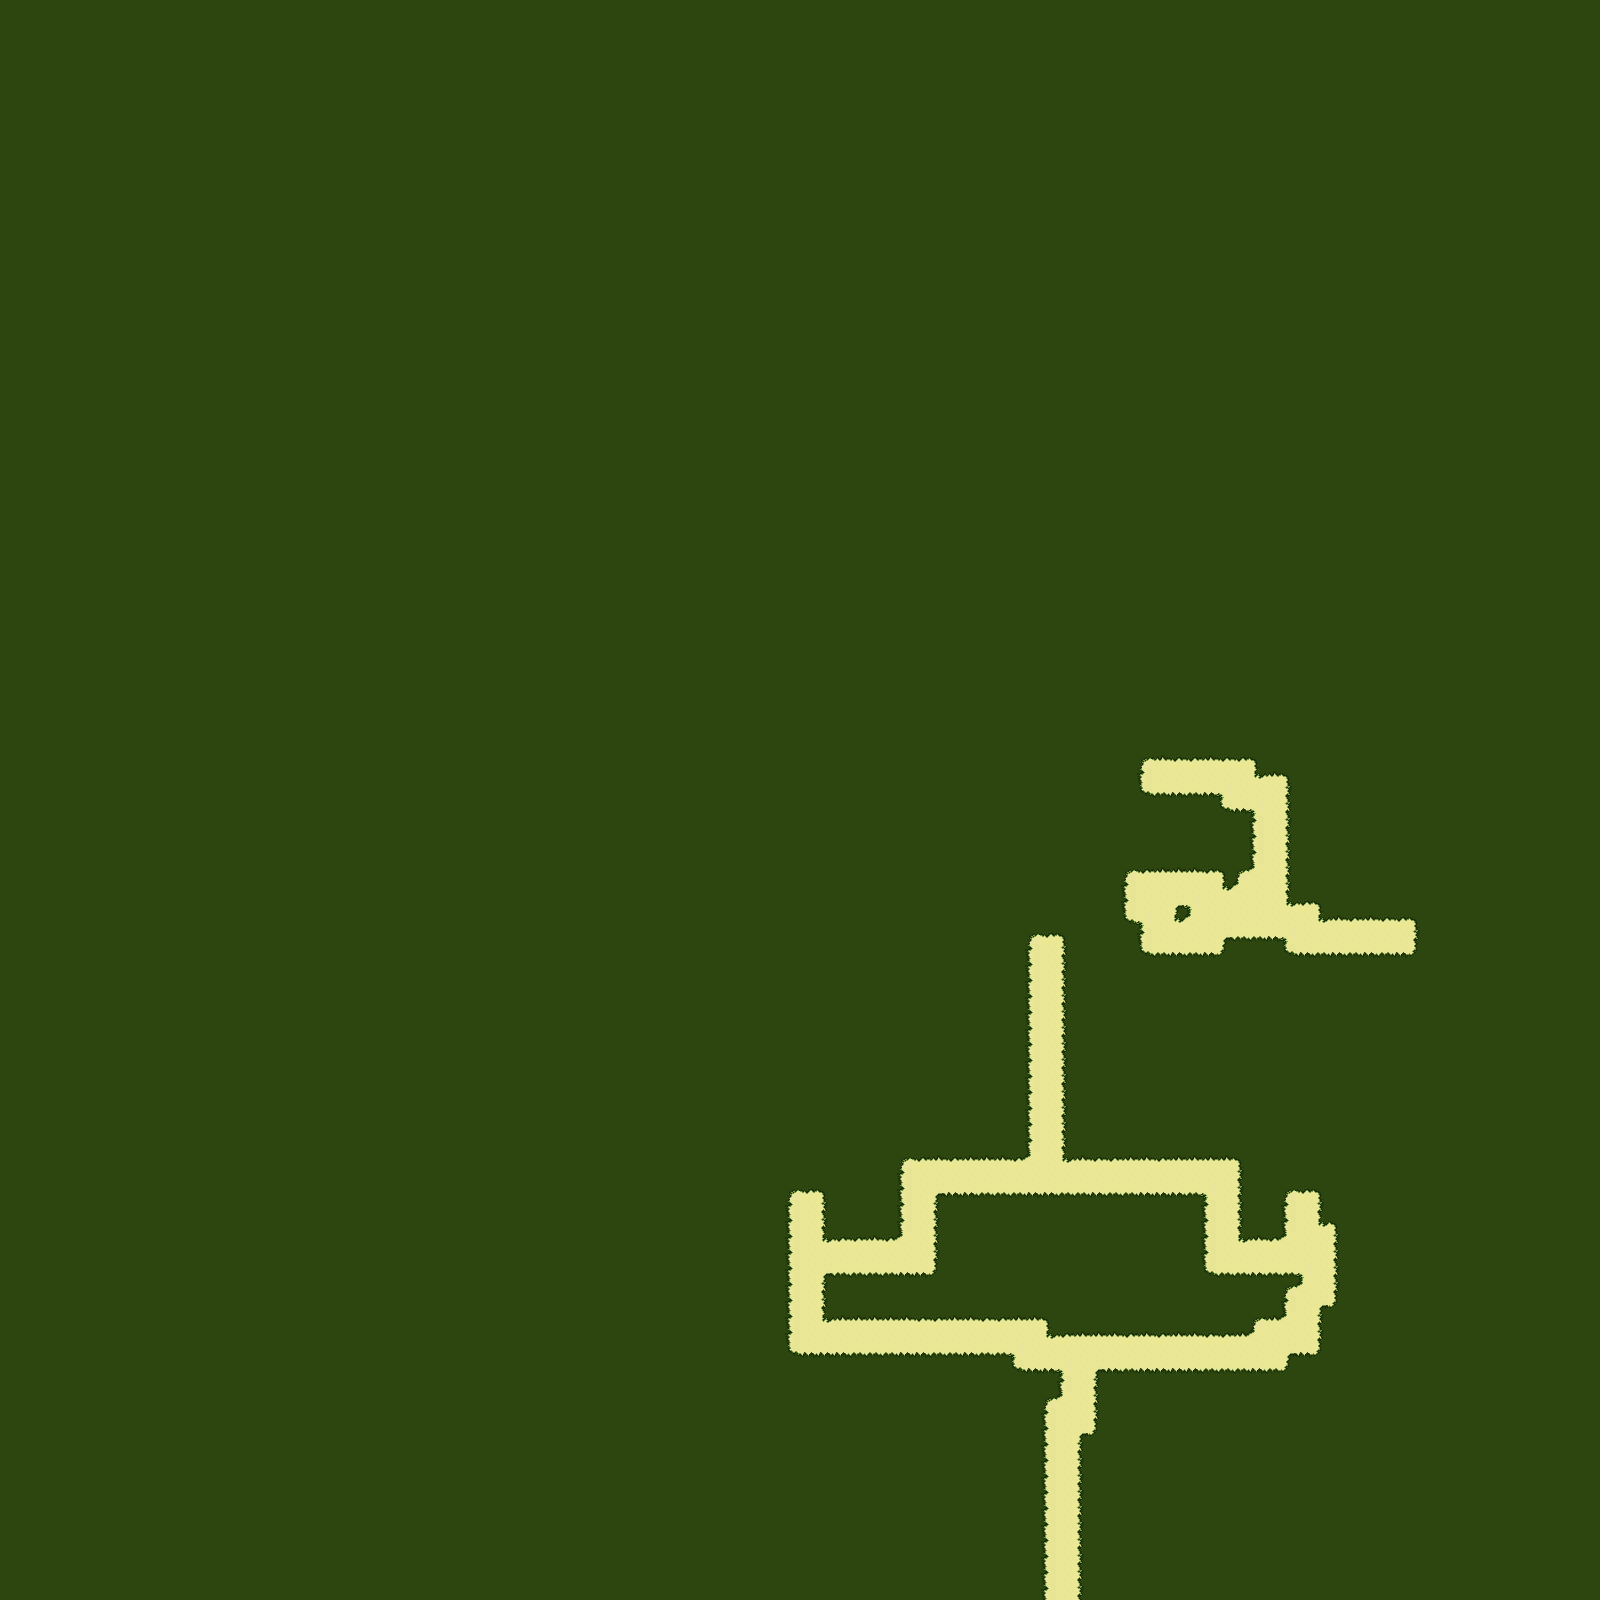

Rendered tile map (Tiled .tmx) drawn with the repository's tilesets; below, a short description and the map source with its tile grids summarised:
An orthogonal 100x100 tile map with 16x16 px tiles, 1 tile layer (Base Layer) and 7 objects (Exit, Entrance, Spawn1, Spawn2, Spawn3, ...).

<map version="1.5" tiledversion="1.6.0" orientation="orthogonal" renderorder="right-down" width="100" height="100" tilewidth="16" tileheight="16" infinite="0" nextlayerid="4" nextobjectid="14">
 <properties>
  <property name="Building" type="bool" value="true" />
  <property name="MapType" value="Town" />
 </properties>
 <tileset firstgid="1" source="../Tilesets/tilesetManorGrounds.tsx" />
 <layer id="1" name="Base Layer" width="100" height="100">
  <data>[10000 cells, 10000 non-empty, 18 distinct tile ids]</data>
 </layer>
 <objectgroup id="2" name="Travel Layer">
  <object id="1" name="Exit" x="1030" y="1585.5" width="69" height="13">
   <properties>
    <property name="Map" value="mapTown" />
   </properties>
  </object>
  <object id="2" name="Entrance" x="1058.58" y="1557.17" width="9" height="7.5">
   <properties>
    <property name="Map" value="mapTown" />
   </properties>
  </object>
 </objectgroup>
 <objectgroup id="3" name="Building Layer">
  <object id="4" name="Spawn1" x="802.667" y="1202.67" width="8.3333" height="13.3333" />
  <object id="5" name="Spawn2" x="1045.33" y="947.667" width="6.3333" height="12.6667" />
  <object id="6" name="Spawn3" x="1298.67" y="1202.85" width="9.33333" height="11.6364" />
  <object id="9" name="BuildingChest" x="1075.5" y="1317" width="8.5" height="7" />
  <object id="11" name="Pantry" x="1014.25" y="1200.25" width="63.5" height="63.5" />
 </objectgroup>
</map>
